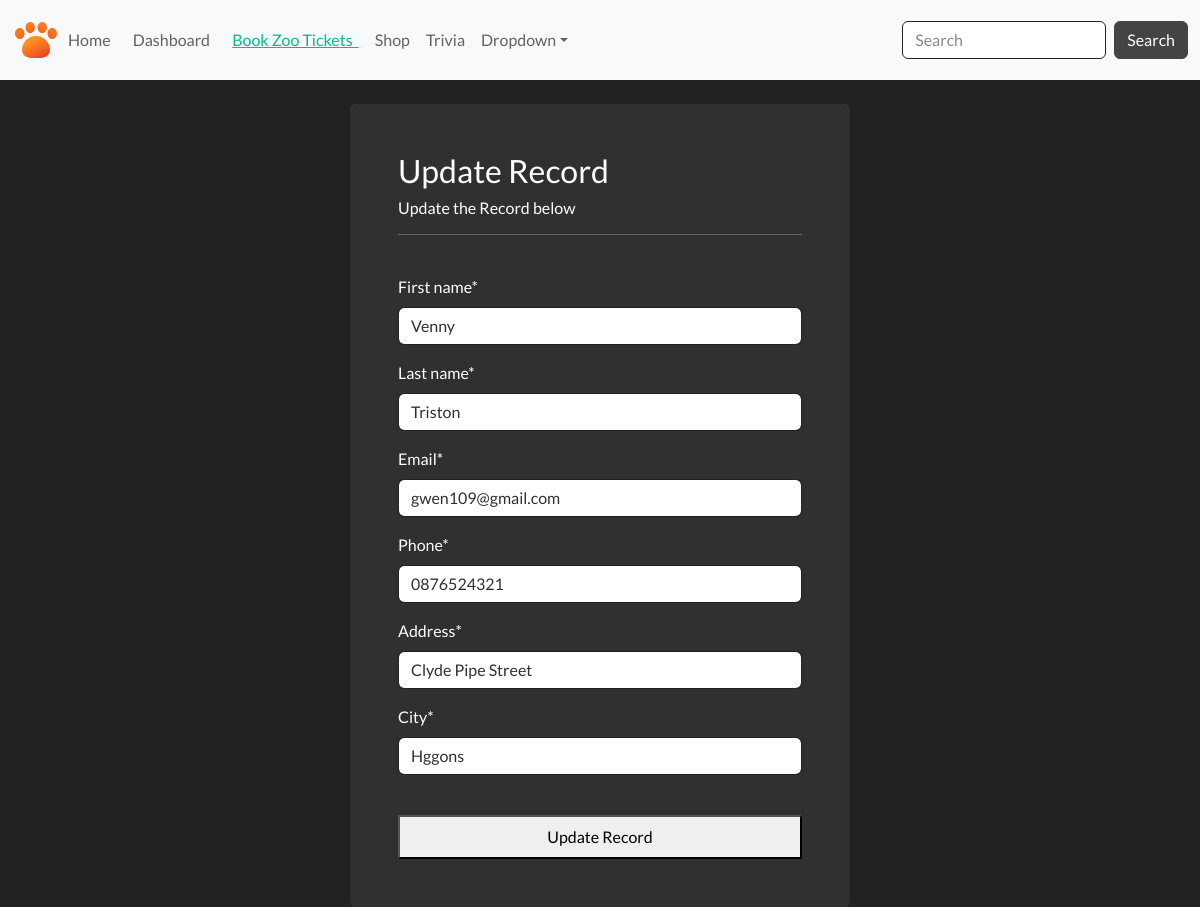
The app's page /update-record/2/ (signed in) with its own data.
### website/models.py (models this page shows, shortened)
class Record(models.Model):  # Model for the record in dashboard
    first_name = models.CharField(max_length=100)
    last_name = models.CharField(max_length=100)
    email = models.CharField(max_length=100)
    phone = models.CharField(max_length=15)
    address = models.CharField(max_length=100)
    city = models.CharField(max_length=50)
    creation_date = models.DateTimeField(auto_now_add=True)

### website/views.py (the view)
# urls.py: path('update-record/<int:pk>/', views.update_record, name="update-record"),
@login_required(login_url='my-login')
def update_record(request, pk):
    one_record = Record.objects.get(id=pk)
    if request.method == 'POST':
        form = UpdateRecordForm(request.POST, instance=one_record)
        if form.is_valid():
            form.save()
            return redirect('dashboard')
    else:
        form = UpdateRecordForm(instance=one_record)
    context = {'form': form, 'record': one_record}
    return render(request, 'pages/update-record.html', context)

### website/forms.py
class UpdateRecordForm(forms.ModelForm):
    class Meta:
        model= Record
        fields =['first_name', 'last_name', 'email', 'phone', 'address', 'city']

### website/template/pages/update-record.html (shortened to what this page needs)
{% extends "pages/base.html" %}
{% load crispy_forms_tags %}
{% block content %}
    <br>
    <div class="container bg-dark p-5 form-layout">
        <h3>Update Record</h3>
        <h6> Update the Record below</h6>
        <hr>
        <br>
        <form method="POST" autocomplete="off">
            {{form|crispy}}
            <br>
            <button type="submit" class="btm btn-primary w-100 btn-block p-2">Update Record</button>
        </form>
    </div>
{% endblock %}

### static/css/style.css (style rules this page uses)
.form-layout { border-radius: 5px; width: 500px; }

### records on screen
Record: first_name "Venny", last_name "Triston", email "gwen109@gmail.com", phone "0876524321", address "Clyde Pipe Street", city "Hggons"
